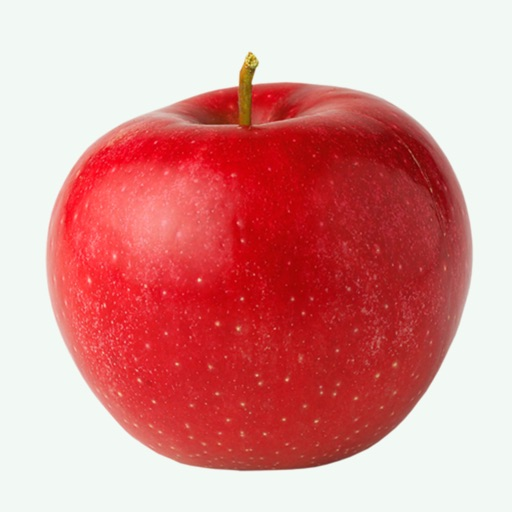
#> input picture apple.jpg, 512 x 512 px
$ python -i main.py   (imports and definitions only)
#> lines starting #> are read from the running program, lines starting #| are printed output that depends on the picture
#> further down, picture is the input picture: shape (512, 512, 3); mean B, G, R 145.5, 146.5, 219.1
import cv2


def viewImage(image, name_of_window):
    cv2.namedWindow(name_of_window, cv2.WINDOW_NORMAL)
    cv2.imshow(name_of_window, image)
    cv2.waitKey(0)
    cv2.destroyAllWindows()


def increase_brightness(img, value=30):
#> called with value = 30
    hsv = cv2.cvtColor(img, cv2.COLOR_BGR2HSV)
#> hsv: shape (512, 512, 3); mean H, S, V 80.7, 102.9, 222
    h, s, v = cv2.split(hsv)
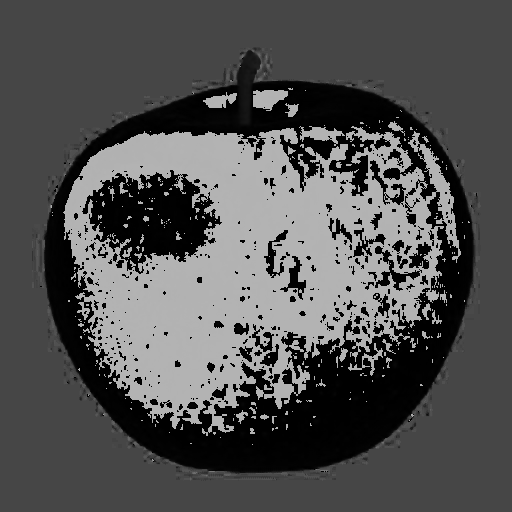
#> h: shape (512, 512); min 0, max 179, mean 80.7
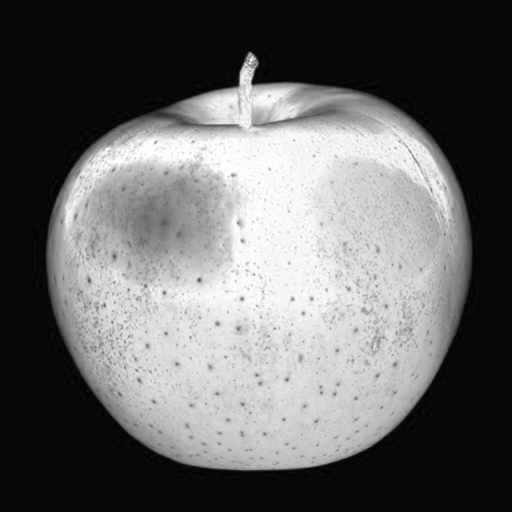
#> s: shape (512, 512); min 0, max 255, mean 102.9
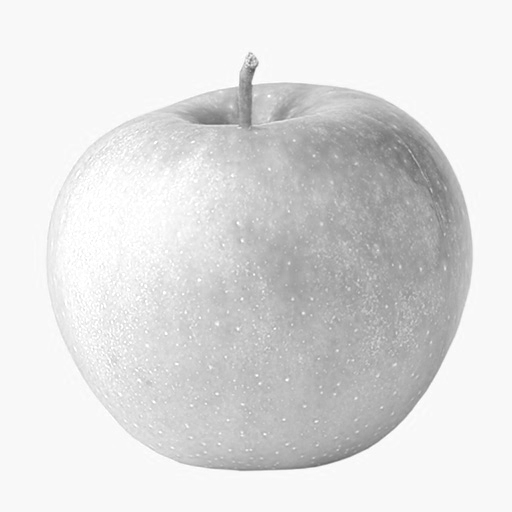
#> v: shape (512, 512); min 86, max 255, mean 222

    lim = 255 - value
    v[v > lim] = 255
    v[v <= lim] += value
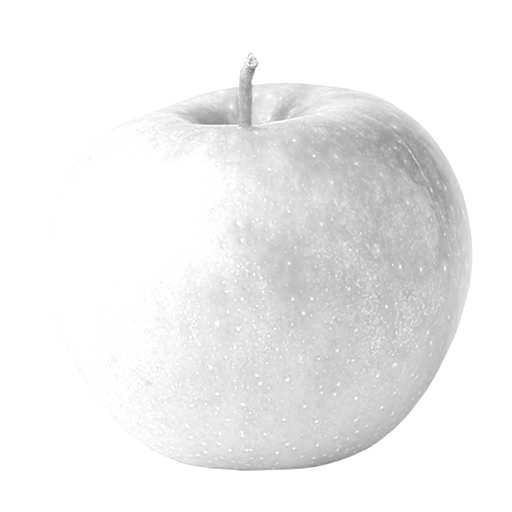
#> v: shape (512, 512); min 116, max 255, mean 238.8

    final_hsv = cv2.merge((h, s, v))
#> final_hsv: shape (512, 512, 3); mean H, S, V 80.7, 102.9, 238.8
    img = cv2.cvtColor(final_hsv, cv2.COLOR_HSV2BGR)
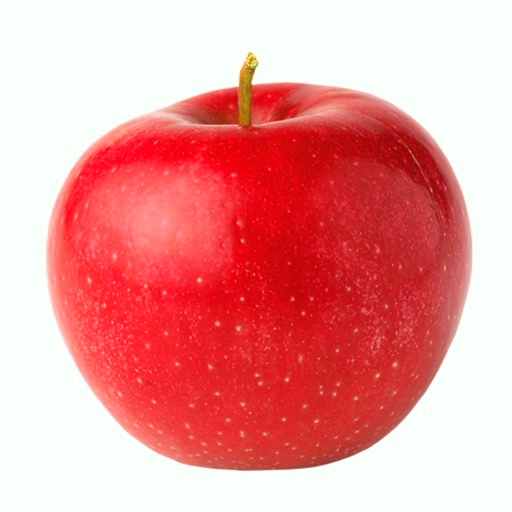
#> img: shape (512, 512, 3); mean B, G, R 151.8, 152.7, 235.9
    return img


# [2 lines not run here, left out]
# [1 line that did not run here, left out]
# [1 line not run here, left out]

>>> import cv2
>>> picture = cv2.imread('apple.jpg')
>>> result = increase_brightness(picture)
